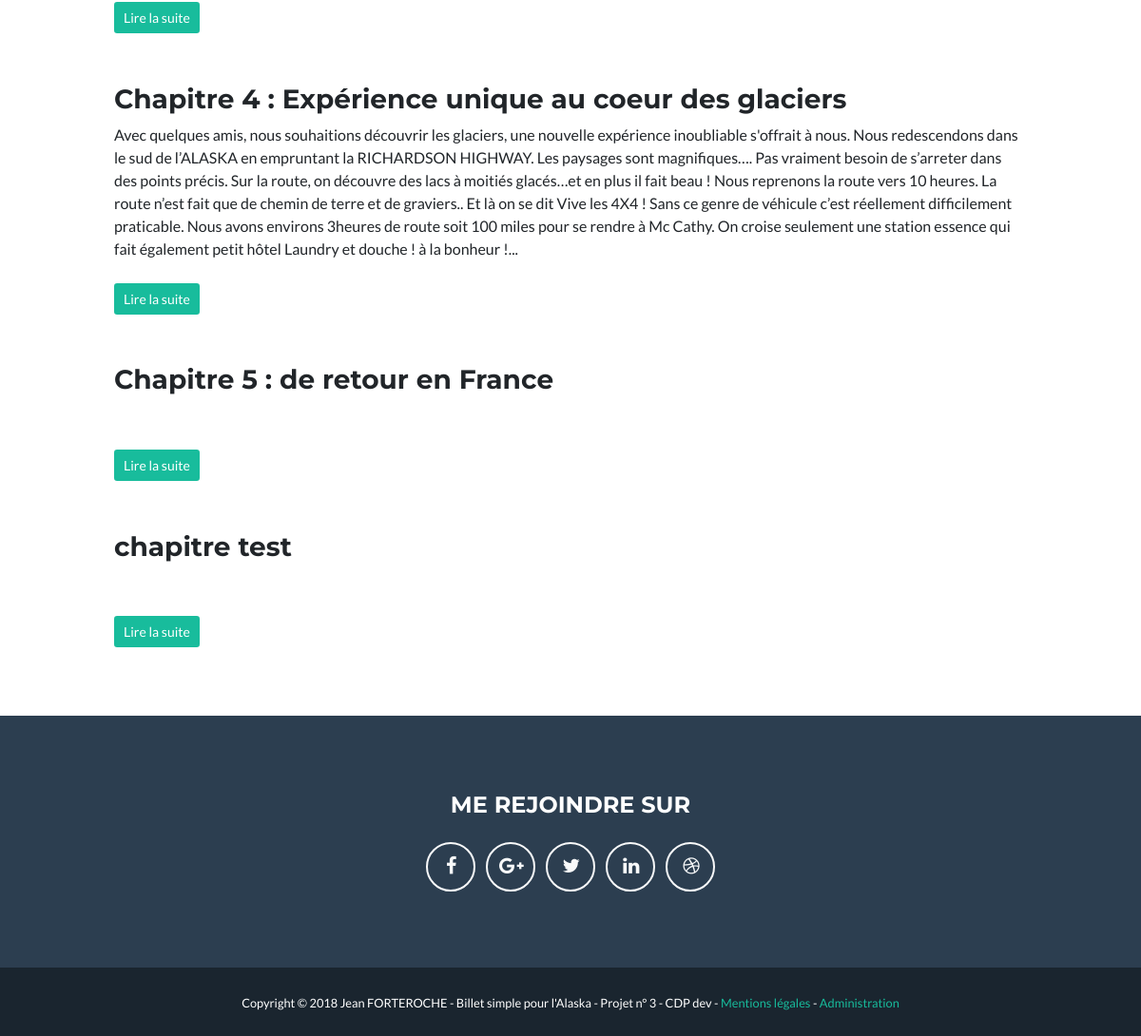
/index.php?action=listChapters& (lower part), run on an earlier commit of the app's database.
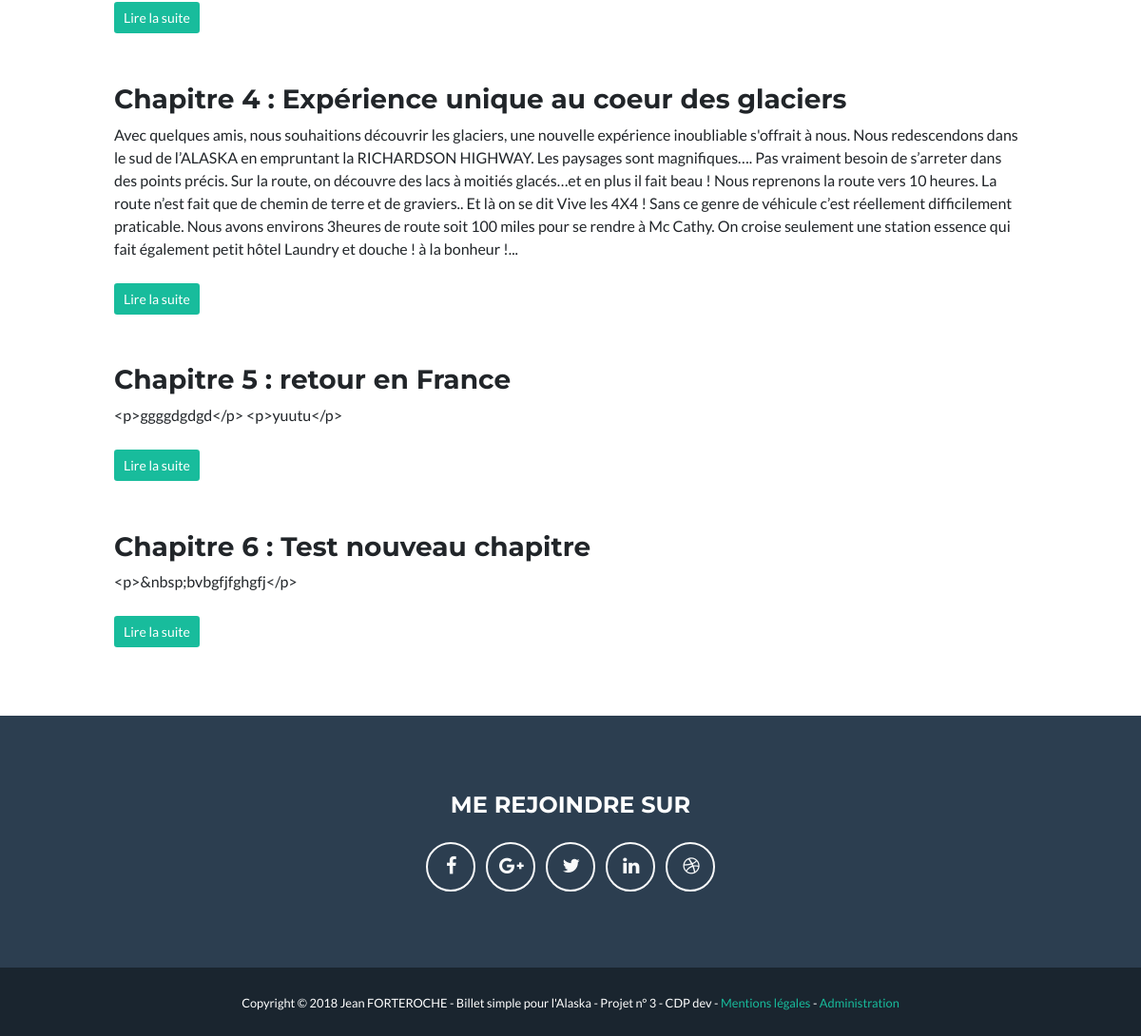
And on a later commit of the database.
### tables this page shows
CREATE TABLE IF NOT EXISTS `chapters` (
  `id` int(11) NOT NULL AUTO_INCREMENT,
  `chapterDate` date DEFAULT NULL,
  `title` varchar(255) DEFAULT NULL,
  `content` text,
  `resum` text,
  `nbcomms` int(11) DEFAULT NULL,
  `bookId` int(11) DEFAULT NULL,
  `imageId` int(11) DEFAULT NULL,
  PRIMARY KEY (`id`)
);

### model/ChapterManager.php (called while the page is built, shortened)
<?php
class ChapterManager extends DbConnect
{
    public function getChapters ()
    {
        $chapters = array();
        $db = $this->dbConnect();
        $req = $db->query('SELECT id, title, resum, bookId, content, imageId, nbcomms, DATE_FORMAT(chapterDate, \'%d/%m/%Y / %HH%imin\') AS chapterDatefr FROM chapters ORDER BY id ASC LIMIT 0, 10');
        while ($data = $req->fetch()) {
            $chapter = new Chapter();
            $chapter->hydrate($data);
            $chapters[] = $chapter;
        }
        return $chapters;
    }
}

### controler/Frontend.php (called while the page is built, shortened)
<?php
require_once('Autoload.php');
Class Frontend
{
    public function listChapters ()
    {
        $chapterManager = new ChapterManager();
        $chapters = $chapterManager->getChapters();
        require('view/frontend/listChaptersView.php');
    }
}

### index.php (called while the page is built, shortened)
<?php
require_once("controler/Autoload.php");
$router = new \router\Router();
$router->diriger();

### controler/Autoload.php (called while the page is built, shortened)
<?php
class Autoload
{
    static function chargerClass($class)
    {
        $file = str_replace('\\','/',$class);
        $file = ltrim($file,'/');
    }
}

### entity/Chapter.php (called while the page is built, shortened)
<?php
class Chapter
{
    private $id;
    private $title;
    private $resum;
    public function hydrate(array $donnees)
    {
        foreach ($donnees as $key => $value)
        {
            $method = 'set'.ucfirst($key);
        }
    }
    public function getId()
    {
        return $this->id;
    }
    public function setId($id)
    {
        $this->id = $id;
    }
    public function getTitle()
    {
        return $this->title;
    }
    public function setTitle($title)
    {
        $this->title = $title;
    }
    public function getResum()
    {
        return $this->resum;
    }
    public function setResum($resum)
    {
        $this->resum = $resum;
    }
}

### view/frontend/listChaptersView.php (the view, shortened to what this page needs)
<?php
foreach ($chapters as $chapter)
{
    ?>
    <div class="post">
        <h3>
            <?= htmlspecialchars($chapter->getTitle()) ?>
        </h3>
        <?= htmlspecialchars($chapter->getResum()) ?>
        <br/><br/>
        <strong><a href="index.php?action=chapter&amp;id=<?= $chapter->getId() ?>" class="btn btn-primary btn-sm" role="button" aria-disabled="true">Lire la suite</a></strong>
        <br/><br/>
    </div>
    <?php
}
?>
<br/><br/>
<?php require('templateBlog.php'); ?>

What changed in the data, as far as the page shows it:
removed chapters: title "Chapitre 5 : de retour en France"
removed chapters: title "chapitre test"
added chapters: title "Chapitre 5 : retour en France", resum "<p>ggggdgdgd</p> <p>yuutu</p>"
added chapters: title "Chapitre 6 : Test nouveau chapitre", resum "<p>&nbsp;bvbgfjfghgfj</p>"
